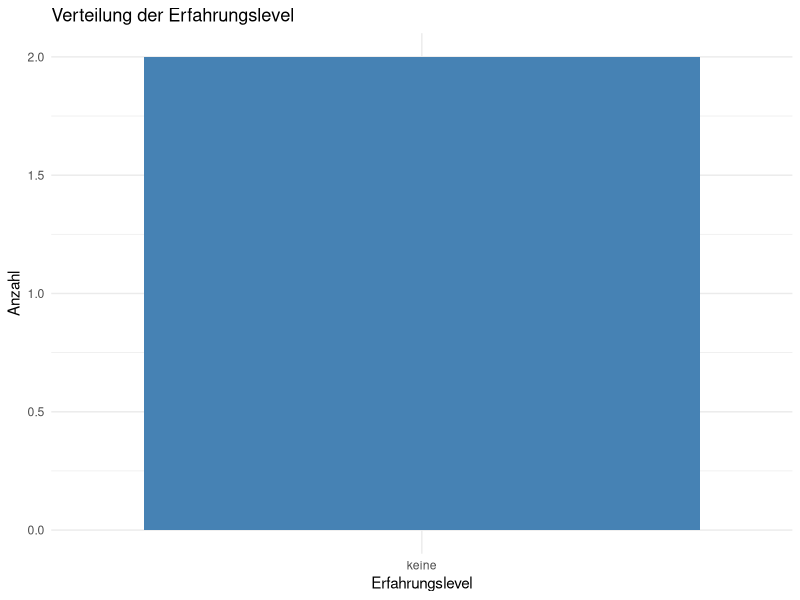
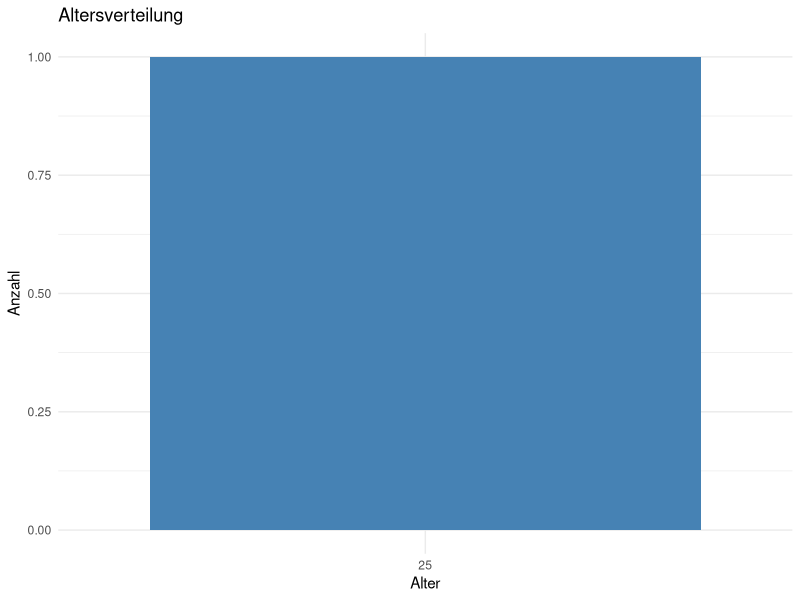
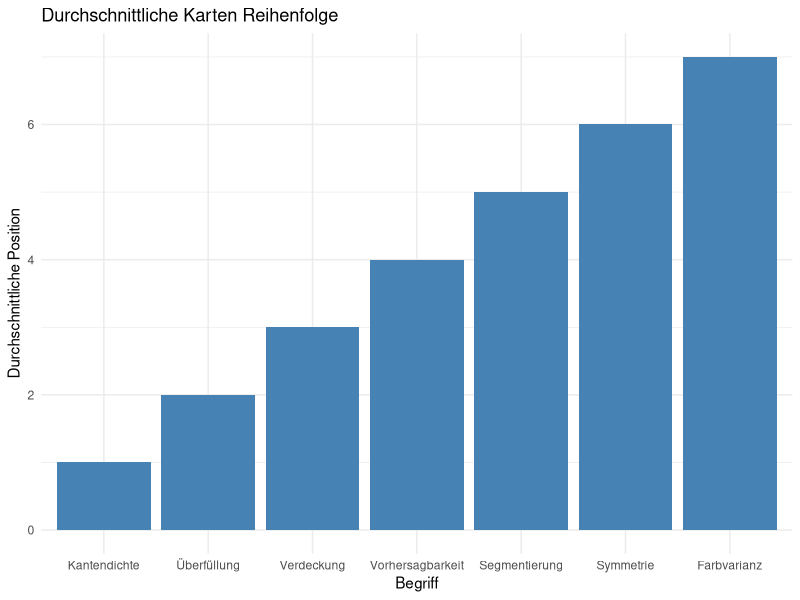
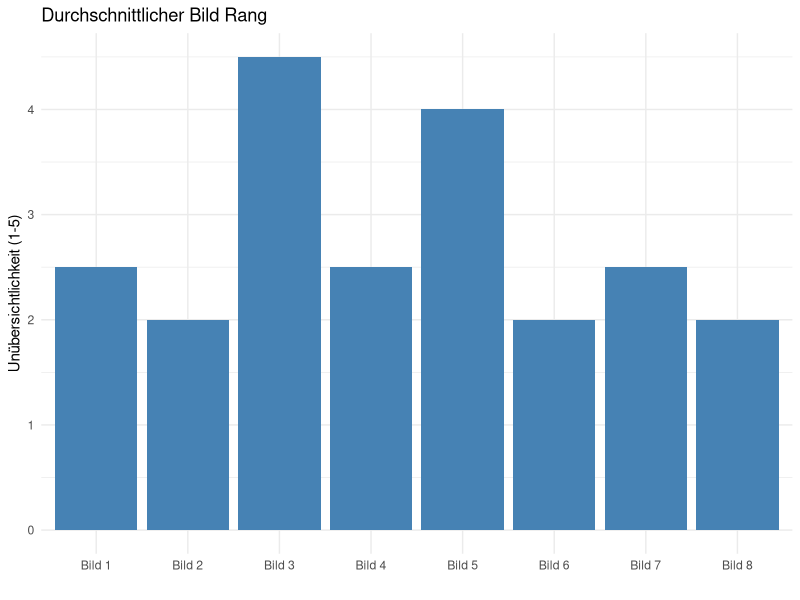

These charts were generated, in order, by the following R code:
## ---- chunk 1
#| label: fig-exp
#| echo: false
#| warning: false
#| fig-cap: Erfahrungslevel

library(ggplot2)
exp_lvls <- c(0,0)
# Namen der Levels
exp_names <- c(
  "keine",
  "wenig",
  "mäßig",
  "umfangreiche"
)

# Zahlen in Text umwandeln
experience <- exp_names[exp_lvls + 1]

# Dataframe
exp_data <- data.frame(
  Person = 1:length(experience),
  Erfahrung = experience
)

# Plot
ggplot(exp_data, aes(x = Erfahrung)) +
  geom_bar(fill = "steelblue") +
  labs(
    title = "Verteilung der Erfahrungslevel",
    x = "Erfahrungslevel",
    y = "Anzahl"
  ) +
  theme_minimal()
## ---- chunk 2
#| label: fig-age
#| echo: false
#| warning: false
#| fig-cap: Altersverteilung

library(ggplot2)

ages <- c(25)

# Dataframe erstellen
age_data <- data.frame(
  age = ages
)

# Plot
ggplot(age_data, aes(x = factor(age))) +
  geom_bar(fill = "steelblue") +
  labs(
    title = "Altersverteilung",
    x = "Alter",
    y = "Anzahl"
  ) +
  theme_minimal()
## ---- chunk 3
#| label: fig-card-Sort
#| echo: false
#| warning: false
#| fig-cap: Durchschnittliche Karten Reihenfolge

library(ggplot2)
library(tidyverse)

order1 <- c(6,4,7,1,5,3,2)


cards <- c("Symmetrie","Vorhersagbarkeit","Farbvarianz","Kantendichte","Segmentierung","Verdeckung","Überfüllung")

card_data <- data.frame(
  card = cards,
  order1 = order1
)

# Durchschnitt berechnen
card_data <- card_data %>%
  mutate(avg_order = rowMeans(across(starts_with("order"))))

# Plot
ggplot(card_data, aes(x = reorder(card, avg_order), y = avg_order)) +
  geom_col(fill = "steelblue") +
  labs(
    title = "Durchschnittliche Karten Reihenfolge",
    x = "Begriff",
    y = "Durchschnittliche Position"
  ) +
  theme_minimal()
## ---- chunk 4
#| label: fig-pic-ranks
#| echo: false
#| warning: false
#| fig-cap: Bild Unübersichtlichkeit

library(ggplot2)
library(tidyverse)

ranks1 <- c(3,1,5,1,3,1,4,2)
ranks2 <- c(2,3,4,4,5,3,1,2)

pics <- c("Bild 1","Bild 2","Bild 3","Bild 4","Bild 5","Bild 6","Bild 7","Bild 8")

rank_data <- data.frame(
  pic = pics,
  ranks1 = ranks1,
  ranks2 = ranks2
)

# Durchschnitt berechnen
rank_data <- rank_data %>%
  mutate(avg_rank = rowMeans(across(starts_with("ranks"))))

# Plot
ggplot(rank_data, aes(x = pic, y = avg_rank)) +
  geom_col(fill = "steelblue") +
  labs(
    title = "Durchschnittlicher Bild Rang",
    x = " ",
    y = "Unübersichtlichkeit (1-5)"
  ) +
  theme_minimal()
